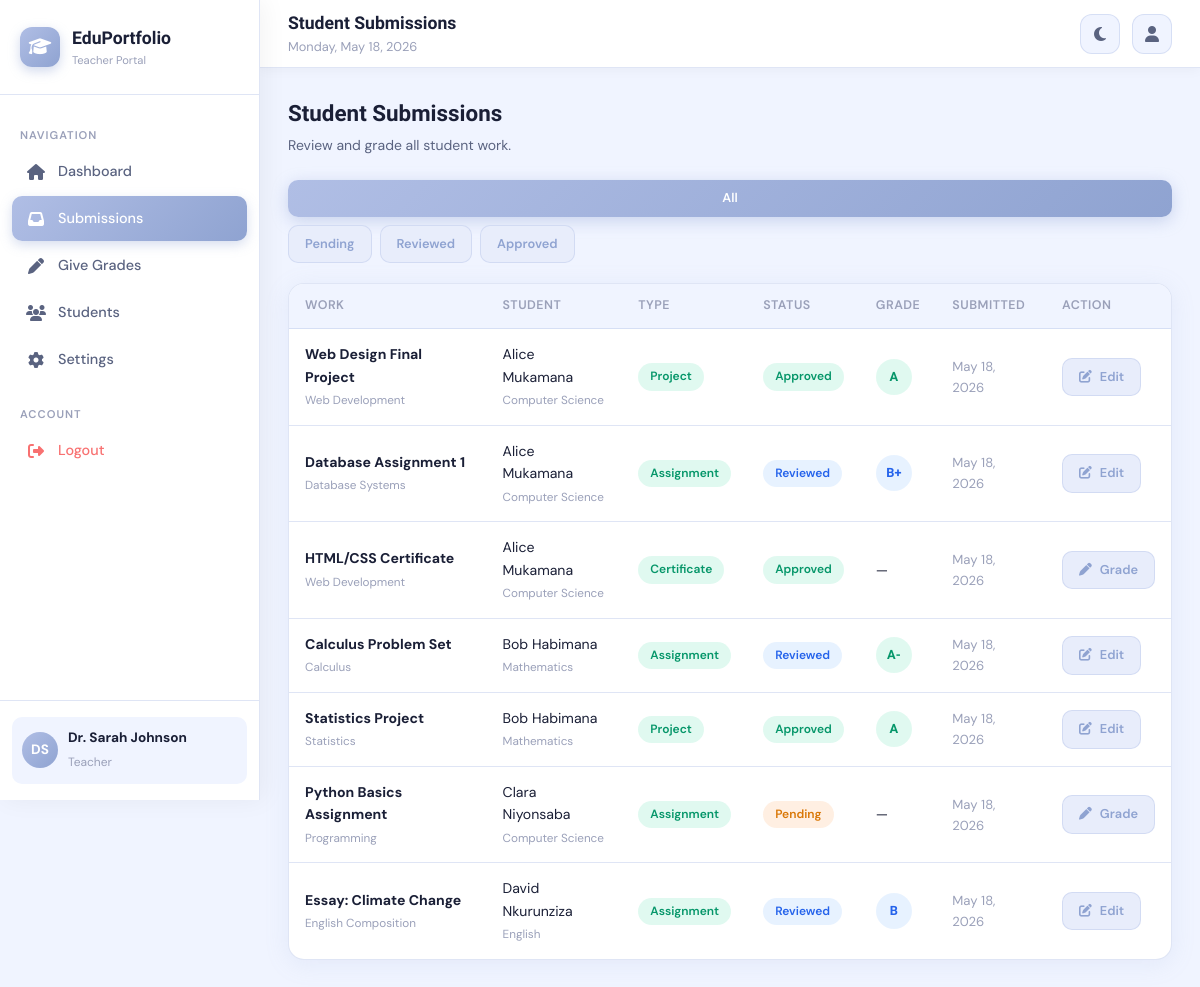
/pages/teacher/submissions.php (signed in), run on the app's committed database.
### tables this page shows
CREATE TABLE users (
    id INT AUTO_INCREMENT PRIMARY KEY,
    full_name VARCHAR(100) NOT NULL,
    email VARCHAR(100) UNIQUE NOT NULL,
    password VARCHAR(255) NOT NULL,
    role ENUM('student','teacher','admin') DEFAULT 'student',
    avatar VARCHAR(255) DEFAULT NULL,
    phone VARCHAR(20) DEFAULT NULL,
    bio TEXT DEFAULT NULL,
    department VARCHAR(100) DEFAULT NULL,
    grade_level VARCHAR(50) DEFAULT NULL,
    created_at TIMESTAMP DEFAULT CURRENT_TIMESTAMP,
    updated_at TIMESTAMP DEFAULT CURRENT_TIMESTAMP ON UPDATE CURRENT_TIMESTAMP
);

CREATE TABLE grades (
    id INT AUTO_INCREMENT PRIMARY KEY,
    submission_id INT NOT NULL,
    teacher_id INT NOT NULL,
    student_id INT NOT NULL,
    grade VARCHAR(10),
    score DECIMAL(5,2),
    max_score DECIMAL(5,2) DEFAULT 100,
    feedback TEXT,
    graded_at TIMESTAMP DEFAULT CURRENT_TIMESTAMP,
    FOREIGN KEY (submission_id) REFERENCES submissions(id) ON DELETE CASCADE,
    FOREIGN KEY (teacher_id) REFERENCES users(id),
    FOREIGN KEY (student_id) REFERENCES users(id)
);

CREATE TABLE submissions (
    id INT AUTO_INCREMENT PRIMARY KEY,
    student_id INT NOT NULL,
    title VARCHAR(200) NOT NULL,
    description TEXT,
    type ENUM('assignment','project','certificate') DEFAULT 'assignment',
    subject VARCHAR(100),
    file_path VARCHAR(255),
    file_name VARCHAR(255),
    status ENUM('pending','reviewed','approved','rejected') DEFAULT 'pending',
    submitted_at TIMESTAMP DEFAULT CURRENT_TIMESTAMP,
    FOREIGN KEY (student_id) REFERENCES users(id) ON DELETE CASCADE
);

### includes/config.php (called while the page is built, shortened)
<?php
function getDB() {
    static $pdo = null;
    if ($pdo === null) {
        try {
            $dsn = "mysql:host=" . DB_HOST . ";dbname=" . DB_NAME . ";charset=utf8mb4";
            $pdo = new PDO($dsn, DB_USER, DB_PASS, [
                PDO::ATTR_ERRMODE => PDO::ERRMODE_EXCEPTION,
                PDO::ATTR_DEFAULT_FETCH_MODE => PDO::FETCH_ASSOC,
            ]);
        } catch (PDOException $e) {
            die(json_encode(['error' => 'Database connection failed: ' . $e->getMessage()]));
        }
    }
    return $pdo;
}
function getCurrentUser() {
    $db = getDB();
    $stmt = $db->prepare("SELECT * FROM users WHERE id = ?");
    $stmt->execute([$_SESSION['user_id']]);
    return $stmt->fetch();
}
function clean($str) {
    return htmlspecialchars($str ?? '', ENT_QUOTES, 'UTF-8');
}
?>

### pages/teacher/submissions.php (the view, shortened to what this page needs)
<?php
require_once '../../includes/config.php';
$db = getDB();
$filter = $_GET['status'] ?? 'all';
if ($filter !== 'all') {
    $stmt = $db->prepare("SELECT s.*, u.full_name as student_name, u.department, g.grade, g.score FROM submissions s JOIN users u ON s.student_id=u.id LEFT JOIN grades g ON s.id=g.submission_id WHERE s.status=? ORDER BY s.submitted_at DESC");
    $stmt->execute([$filter]);
} else {
    $stmt = $db->query("SELECT s.*, u.full_name as student_name, u.department, g.grade, g.score FROM submissions s JOIN users u ON s.student_id=u.id LEFT JOIN grades g ON s.id=g.submission_id ORDER BY s.submitted_at DESC");
}
$submissions = $stmt->fetchAll();
$pageTitle  = 'Student Submissions';
$activePage = 'submissions.php';
$baseUrl    = '../../';
require_once '../../includes/layout.php';
?>
<div class="page-header">
  <div><h2>Student Submissions</h2><p>Review and grade all student work.</p></div>
</div>
<div style="display:flex;gap:8px;margin-bottom:20px;flex-wrap:wrap;">
  <?php foreach (['all'=>'All','pending'=>'Pending','reviewed'=>'Reviewed','approved'=>'Approved'] as $k=>$v): ?>
  <a href="?status=<?= $k ?>" class="btn btn-sm <?= $filter===$k ? 'btn-primary' : 'btn-secondary' ?>"><?= $v ?></a>
  <?php endforeach; ?>
</div>
<div class="card">
  <div class="card-body" style="padding:0;">
    <?php if (empty($submissions)): ?>
      <div class="empty-state"><i class="fas fa-folder-open"></i><h3>No submissions</h3></div>
    <?php else: ?>
    <div class="table-wrap">
      <table>
        <thead><tr><th>Work</th><th>Student</th><th>Type</th><th>Status</th><th>Grade</th><th>Submitted</th><th>Action</th></tr></thead>
        <tbody>
        <?php foreach ($submissions as $s): ?>
        <tr>
          <td><strong><?= clean($s['title']) ?></strong><br><small style="color:var(--text-muted)"><?= clean($s['subject']) ?></small></td>
          <td><?= clean($s['student_name']) ?><br><small style="color:var(--text-muted)"><?= clean($s['department']) ?></small></td>
          <td><span class="badge-status approved"><?= clean($s['type']) ?></span></td>
          <td><span class="badge-status <?= $s['status'] ?>"><?= $s['status'] ?></span></td>
          <td><?= $s['grade'] ? '<span class="grade-circle grade-'.substr($s['grade'],0,1).'" style="width:36px;height:36px;font-size:0.8rem;display:inline-flex;">'.clean($s['grade']).'</span>' : '—' ?></td>
          <td style="color:var(--text-muted);font-size:0.82rem;"><?= date('M j, Y', strtotime($s['submitted_at'])) ?></td>
          <td>
            <a href="grade.php?id=<?= $s['id'] ?>" class="btn btn-secondary btn-sm">
              <i class="fas fa-<?= $s['grade'] ? 'edit' : 'pen' ?>"></i> <?= $s['grade'] ? 'Edit' : 'Grade' ?>
            </a>
          </td>
        </tr>
        <?php endforeach; ?>
        </tbody>
      </table>
    </div>
    <?php endif; ?>
  </div>
</div>
<?php require_once '../../includes/layout_end.php'; ?>

### includes/layout.php (shortened to what this page needs)
<?php
$user = getCurrentUser();
$initials = strtoupper(substr($user['full_name'], 0, 1) . (strpos($user['full_name'], ' ') ? substr($user['full_name'], strpos($user['full_name'], ' ') + 1, 1) : ''));
$role = $user['role'];
$navItems = [];
if ($role === 'student') {
    $navItems = [
        ['icon' => 'fa-home', 'label' => 'Dashboard', 'href' => 'dashboard.php'],
        ['icon' => 'fa-user', 'label' => 'My Profile', 'href' => 'profile.php'],
        ['icon' => 'fa-cloud-upload-alt', 'label' => 'Upload Work', 'href' => 'upload.php'],
        ['icon' => 'fa-folder-open', 'label' => 'My Submissions', 'href' => 'submissions.php'],
        ['icon' => 'fa-star', 'label' => 'Grades', 'href' => 'grades.php'],
        ['icon' => 'fa-comments', 'label' => 'Feedback', 'href' => 'feedback.php'],
        ['icon' => 'fa-cog', 'label' => 'Settings', 'href' => 'settings.php'],
    ];
} elseif ($role === 'teacher') {
    $navItems = [
        ['icon' => 'fa-home', 'label' => 'Dashboard', 'href' => 'dashboard.php'],
        ['icon' => 'fa-inbox', 'label' => 'Submissions', 'href' => 'submissions.php'],
        ['icon' => 'fa-pen', 'label' => 'Give Grades', 'href' => 'grade.php'],
        ['icon' => 'fa-users', 'label' => 'Students', 'href' => 'students.php'],
        ['icon' => 'fa-cog', 'label' => 'Settings', 'href' => 'settings.php'],
    ];
}
?>
<!DOCTYPE html>
<html lang="en" data-theme="light">
<head>
  <link rel="stylesheet" href="<?= $baseUrl ?>assets/css/style.css">
  <link rel="stylesheet" href="<?= APP_URL ?>/assets/css/style.css">
  <link rel="stylesheet" href="https://cdnjs.cloudflare.com/ajax/libs/font-awesome/6.5.0/css/all.min.css">
</head>
<body>
<aside class="sidebar" id="sidebar">
  <div class="sidebar-logo">
    <div class="logo-icon"><i class="fas fa-graduation-cap"></i></div>
    <div>
      <h2>EduPortfolio</h2>
      <span><?= ucfirst($role) ?> Portal</span>
    </div>
  </div>
  <nav class="sidebar-nav">
    <div class="nav-section-label">Navigation</div>
    <?php foreach ($navItems as $item): ?>
      <a href="<?= $item['href'] ?>"
         class="nav-item <?= ($activePage ?? '') === $item['href'] ? 'active' : '' ?>">
        <i class="fas <?= $item['icon'] ?>"></i>
        <?= $item['label'] ?>
      </a>
    <?php endforeach; ?>
    <div class="nav-section-label" style="margin-top:16px;">Account</div>
    <a href="<?= $baseUrl ?>logout.php" class="nav-item" style="color:var(--red);">
      <i class="fas fa-sign-out-alt"></i> Logout
    </a>
  </nav>
  <div class="sidebar-footer">
    <div class="user-mini">
      <div class="avatar"><?= $initials ?></div>
      <div class="info">
        <strong><?= clean($user['full_name']) ?></strong>
        <span><?= clean($user['role']) ?></span>
      </div>
    </div>
  </div>
</aside>
<nav class="topnav">
  <div class="topnav-title">
    <h1><?= clean($pageTitle ?? 'Dashboard') ?></h1>
    <p><?= date('l, F j, Y') ?></p>
  </div>
  <div class="topnav-right">
    <button class="topnav-btn" id="themeToggle" title="Toggle theme">
    </button>
    <a href="<?= $baseUrl ?>pages/<?= $role ?>/profile.php" class="topnav-btn" title="Profile" style="text-decoration:none;">
      <i class="fas fa-user"></i>
    </a>
  </div>
</nav>
<main class="main-content">
  <div class="page-content">

### data on the page
users: role "Teacher", full_name "DS", full_name "Dr. Sarah Johnson"
grades: submission.title "Web Design Final Project", submission.subject "Web Development", student.full_name "Alice Mukamana", student.department "Computer Science", submission.type "Project", submission.status "Approved", grade "A", submission.submitted_at "May 18, 2026", shows "Edit"
grades: submission.title "Database Assignment 1", submission.subject "Database Systems", student.full_name "Alice Mukamana", student.department "Computer Science", submission.type "Assignment", submission.status "Reviewed", grade "B+", submission.submitted_at "May 18, 2026", shows "Edit"
submissions: title "HTML/CSS Certificate", subject "Web Development", student.full_name "Alice Mukamana", student.department "Computer Science", type "Certificate", status "Approved", submitted_at "May 18, 2026", shows "Grade"
grades: submission.title "Calculus Problem Set", submission.subject "Calculus", student.full_name "Bob Habimana", student.department "Mathematics", submission.type "Assignment", submission.status "Reviewed", grade "A-", submission.submitted_at "May 18, 2026", shows "Edit"
grades: submission.title "Statistics Project", submission.subject "Statistics", student.full_name "Bob Habimana", student.department "Mathematics", submission.type "Project", submission.status "Approved", grade "A", submission.submitted_at "May 18, 2026", shows "Edit"
submissions: title "Python Basics Assignment", subject "Programming", student.full_name "Clara Niyonsaba", student.department "Computer Science", type "Assignment", status "Pending", submitted_at "May 18, 2026", shows "Grade"
grades: submission.title "Essay: Climate Change", submission.subject "English Composition", student.full_name "David Nkurunziza", student.department "English", submission.type "Assignment", submission.status "Reviewed", grade "B", submission.submitted_at "May 18, 2026", shows "Edit"

### other printed values
$item['label'] "Dashboard"
$item['label'] "Submissions"
$item['label'] "Give Grades"
$item['label'] "Students"
$item['label'] "Settings"
$pageTitle "Student Submissions"
$v "All"
$v "Pending"
$v "Reviewed"
$v "Approved"
